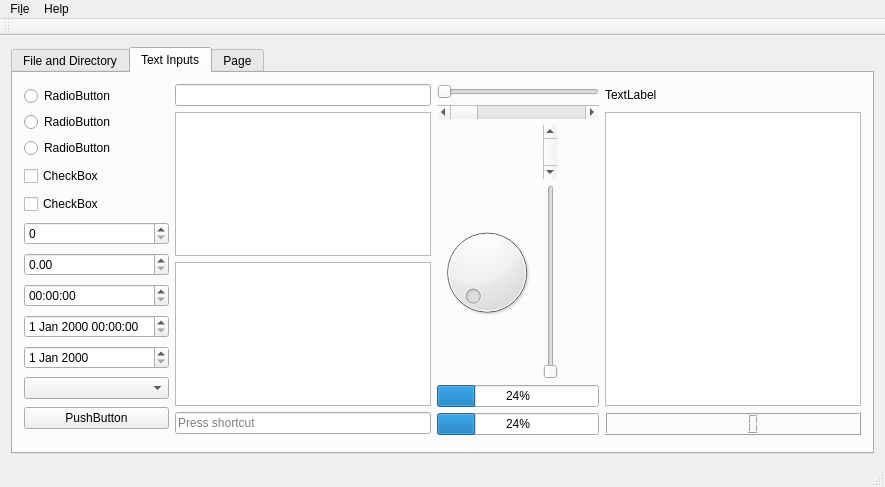
<?xml version="1.0" encoding="UTF-8"?>
<ui version="4.0">
 <class>MainWindow</class>
 <widget class="QMainWindow" name="MainWindow">
  <property name="geometry">
   <rect>
    <x>0</x>
    <y>0</y>
    <width>885</width>
    <height>487</height>
   </rect>
  </property>
  <property name="cursor">
   <cursorShape>ArrowCursor</cursorShape>
  </property>
  <property name="focusPolicy">
   <enum>Qt::ClickFocus</enum>
  </property>
  <property name="contextMenuPolicy">
   <enum>Qt::DefaultContextMenu</enum>
  </property>
  <property name="acceptDrops">
   <bool>false</bool>
  </property>
  <property name="windowTitle">
   <string>TD's Space</string>
  </property>
  <widget class="QWidget" name="centralWidget">
   <layout class="QGridLayout" name="gridLayout_3">
    <item row="0" column="0">
     <widget class="QTabWidget" name="tabWidget">
      <property name="currentIndex">
       <number>1</number>
      </property>
      <widget class="QWidget" name="tab">
       <attribute name="title">
        <string>File and Directory</string>
       </attribute>
       <layout class="QGridLayout" name="gridLayout_2">
        <item row="0" column="0">
         <widget class="QLineEdit" name="lineEdit">
          <property name="text">
           <string>Write Directory</string>
          </property>
         </widget>
        </item>
        <item row="1" column="0">
         <layout class="QGridLayout" name="gridLayout">
          <item row="0" column="1">
           <widget class="QPushButton" name="say_hello">
            <property name="text">
             <string>Say Hello</string>
            </property>
           </widget>
          </item>
          <item row="0" column="2">
           <widget class="QPushButton" name="fuck_it">
            <property name="text">
             <string>Fuck It!</string>
            </property>
           </widget>
          </item>
          <item row="0" column="3" colspan="2">
           <widget class="QPushButton" name="Check_Dir">
            <property name="text">
             <string>Check Dir</string>
            </property>
           </widget>
          </item>
          <item row="0" column="5" colspan="2">
           <widget class="QPushButton" name="Create_Dir">
            <property name="text">
             <string>Create Dir</string>
            </property>
           </widget>
          </item>
          <item row="0" column="7" colspan="2">
           <widget class="QPushButton" name="Check_File">
            <property name="text">
             <string>Check File</string>
            </property>
           </widget>
          </item>
          <item row="0" column="9" colspan="2">
           <widget class="QPushButton" name="Create_File">
            <property name="text">
             <string>Create File</string>
            </property>
           </widget>
          </item>
          <item row="0" column="11" rowspan="2">
           <spacer name="horizontalSpacer_2">
            <property name="orientation">
             <enum>Qt::Horizontal</enum>
            </property>
            <property name="sizeHint" stdset="0">
             <size>
              <width>40</width>
              <height>20</height>
             </size>
            </property>
           </spacer>
          </item>
          <item row="1" column="1">
           <widget class="QPushButton" name="pushButton">
            <property name="text">
             <string>Write</string>
            </property>
           </widget>
          </item>
          <item row="1" column="2" colspan="2">
           <widget class="QPushButton" name="pushButton_2">
            <property name="text">
             <string>Timer Wait</string>
            </property>
           </widget>
          </item>
          <item row="1" column="4" colspan="2">
           <widget class="QPushButton" name="pushButton_3">
            <property name="text">
             <string>Delete Dir</string>
            </property>
           </widget>
          </item>
          <item row="1" column="6" colspan="2">
           <widget class="QPushButton" name="pushButton_4">
            <property name="text">
             <string>Delete File</string>
            </property>
           </widget>
          </item>
          <item row="1" column="8" colspan="2">
           <widget class="QPushButton" name="Display_File">
            <property name="text">
             <string>Display File</string>
            </property>
           </widget>
          </item>
          <item row="1" column="10">
           <widget class="QPushButton" name="pushButton_5">
            <property name="text">
             <string>Quit</string>
            </property>
           </widget>
          </item>
          <item row="0" column="0" rowspan="2">
           <spacer name="horizontalSpacer">
            <property name="orientation">
             <enum>Qt::Horizontal</enum>
            </property>
            <property name="sizeHint" stdset="0">
             <size>
              <width>40</width>
              <height>20</height>
             </size>
            </property>
           </spacer>
          </item>
         </layout>
        </item>
        <item row="2" column="0">
         <widget class="QTextEdit" name="textEdit">
          <property name="html">
           <string>&lt;!DOCTYPE HTML PUBLIC &quot;-//W3C//DTD HTML 4.0//EN&quot; &quot;http://www.w3.org/TR/REC-html40/strict.dtd&quot;&gt;
&lt;html&gt;&lt;head&gt;&lt;meta name=&quot;qrichtext&quot; content=&quot;1&quot; /&gt;&lt;style type=&quot;text/css&quot;&gt;
p, li { white-space: pre-wrap; }
&lt;/style&gt;&lt;/head&gt;&lt;body style=&quot; font-family:'Sans Serif'; font-size:10pt; font-weight:400; font-style:normal;&quot;&gt;
&lt;p style=&quot; margin-top:0px; margin-bottom:0px; margin-left:0px; margin-right:0px; -qt-block-indent:0; text-indent:0px;&quot;&gt;Outputs...&lt;/p&gt;&lt;/body&gt;&lt;/html&gt;</string>
          </property>
         </widget>
        </item>
       </layout>
      </widget>
      <widget class="QWidget" name="tab_2">
       <attribute name="title">
        <string>Text Inputs</string>
       </attribute>
       <layout class="QGridLayout" name="gridLayout_4">
        <item row="0" column="0" rowspan="5">
         <layout class="QVBoxLayout" name="verticalLayout_2">
          <item>
           <layout class="QVBoxLayout" name="verticalLayout">
            <item>
             <widget class="QRadioButton" name="radioButton">
              <property name="text">
               <string>RadioButton</string>
              </property>
             </widget>
            </item>
            <item>
             <widget class="QRadioButton" name="radioButton_2">
              <property name="text">
               <string>RadioButton</string>
              </property>
             </widget>
            </item>
            <item>
             <widget class="QRadioButton" name="radioButton_3">
              <property name="text">
               <string>RadioButton</string>
              </property>
             </widget>
            </item>
           </layout>
          </item>
          <item>
           <widget class="QCheckBox" name="checkBox_2">
            <property name="text">
             <string>CheckBox</string>
            </property>
           </widget>
          </item>
          <item>
           <widget class="QCheckBox" name="checkBox">
            <property name="text">
             <string>CheckBox</string>
            </property>
           </widget>
          </item>
          <item>
           <widget class="QSpinBox" name="spinBox"/>
          </item>
          <item>
           <widget class="QDoubleSpinBox" name="doubleSpinBox"/>
          </item>
          <item>
           <widget class="QTimeEdit" name="timeEdit"/>
          </item>
          <item>
           <widget class="QDateTimeEdit" name="dateTimeEdit"/>
          </item>
          <item>
           <widget class="QDateEdit" name="dateEdit"/>
          </item>
          <item>
           <widget class="QComboBox" name="comboBox"/>
          </item>
          <item>
           <widget class="QPushButton" name="pushButton_6">
            <property name="text">
             <string>PushButton</string>
            </property>
           </widget>
          </item>
         </layout>
        </item>
        <item row="0" column="1">
         <widget class="QLineEdit" name="lineEdit_2"/>
        </item>
        <item row="0" column="2" rowspan="4">
         <layout class="QFormLayout" name="formLayout">
          <item row="0" column="0" colspan="2">
           <widget class="QSlider" name="horizontalSlider">
            <property name="orientation">
             <enum>Qt::Horizontal</enum>
            </property>
           </widget>
          </item>
          <item row="2" column="0" colspan="2">
           <widget class="QScrollBar" name="horizontalScrollBar">
            <property name="orientation">
             <enum>Qt::Horizontal</enum>
            </property>
           </widget>
          </item>
          <item row="6" column="0">
           <widget class="QDial" name="dial"/>
          </item>
          <item row="8" column="0" colspan="2">
           <widget class="QProgressBar" name="progressBar_2">
            <property name="value">
             <number>24</number>
            </property>
           </widget>
          </item>
          <item row="9" column="0" colspan="2">
           <widget class="QProgressBar" name="progressBar">
            <property name="value">
             <number>24</number>
            </property>
           </widget>
          </item>
          <item row="6" column="1">
           <widget class="QSlider" name="verticalSlider">
            <property name="orientation">
             <enum>Qt::Vertical</enum>
            </property>
           </widget>
          </item>
          <item row="5" column="1">
           <widget class="QScrollBar" name="verticalScrollBar">
            <property name="orientation">
             <enum>Qt::Vertical</enum>
            </property>
           </widget>
          </item>
         </layout>
        </item>
        <item row="0" column="3">
         <widget class="QLabel" name="label">
          <property name="text">
           <string>TextLabel</string>
          </property>
         </widget>
        </item>
        <item row="1" column="1">
         <widget class="QTextEdit" name="textEdit_2"/>
        </item>
        <item row="1" column="3" rowspan="2">
         <widget class="QGraphicsView" name="graphicsView"/>
        </item>
        <item row="2" column="1">
         <widget class="QPlainTextEdit" name="plainTextEdit"/>
        </item>
        <item row="3" column="1">
         <widget class="QKeySequenceEdit" name="keySequenceEdit"/>
        </item>
        <item row="3" column="3">
         <widget class="QLCDNumber" name="lcdNumber"/>
        </item>
       </layout>
      </widget>
      <widget class="QWidget" name="tab_3">
       <attribute name="title">
        <string>Page</string>
       </attribute>
      </widget>
     </widget>
    </item>
   </layout>
  </widget>
  <widget class="QMenuBar" name="menuBar">
   <property name="geometry">
    <rect>
     <x>0</x>
     <y>0</y>
     <width>885</width>
     <height>27</height>
    </rect>
   </property>
   <widget class="QMenu" name="menuFile">
    <property name="title">
     <string>Fi&amp;le</string>
    </property>
    <addaction name="separator"/>
    <addaction name="actionOpen_2"/>
    <addaction name="actionExit"/>
   </widget>
   <widget class="QMenu" name="menuHelp">
    <property name="title">
     <string>Help</string>
    </property>
    <addaction name="actionHelp"/>
    <addaction name="actionAbout"/>
   </widget>
   <addaction name="menuFile"/>
   <addaction name="menuHelp"/>
  </widget>
  <widget class="QToolBar" name="mainToolBar">
   <attribute name="toolBarArea">
    <enum>TopToolBarArea</enum>
   </attribute>
   <attribute name="toolBarBreak">
    <bool>false</bool>
   </attribute>
  </widget>
  <widget class="QStatusBar" name="statusBar"/>
  <action name="actionOpen">
   <property name="text">
    <string>Open</string>
   </property>
  </action>
  <action name="actionExit">
   <property name="text">
    <string>&amp;Exit</string>
   </property>
   <property name="shortcut">
    <string>Ctrl+Q</string>
   </property>
  </action>
  <action name="actionAbout">
   <property name="text">
    <string>&amp;About</string>
   </property>
  </action>
  <action name="actionHelp">
   <property name="text">
    <string>&amp;Help</string>
   </property>
  </action>
  <action name="actionOpen_2">
   <property name="text">
    <string>&amp;Open</string>
   </property>
  </action>
 </widget>
 <layoutdefault spacing="6" margin="11"/>
 <resources/>
 <connections>
  <connection>
   <sender>pushButton_5</sender>
   <signal>clicked()</signal>
   <receiver>MainWindow</receiver>
   <slot>close()</slot>
   <hints>
    <hint type="sourcelabel">
     <x>733</x>
     <y>187</y>
    </hint>
    <hint type="destinationlabel">
     <x>732</x>
     <y>135</y>
    </hint>
   </hints>
  </connection>
 </connections>
</ui>
